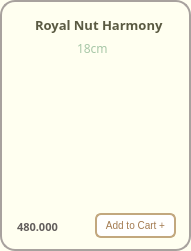
       <widget class="QFrame" name="frame_Royal">
        <property name="geometry">
         <rect>
          <x>240</x>
          <y>10</y>
          <width>191</width>
          <height>251</height>
         </rect>
        </property>
        <property name="font">
         <font>
          <family>Mongolian Baiti</family>
         </font>
        </property>
        <property name="styleSheet">
         <string notr="true">background-color: #FFFFF0;
border-radius: 15px; 
border: 2px solid #A8A29E ;</string>
        </property>
        <property name="frameShape">
         <enum>QFrame::StyledPanel</enum>
        </property>
        <property name="frameShadow">
         <enum>QFrame::Raised</enum>
        </property>
        <widget class="QLabel" name="label_royal">
         <property name="geometry">
          <rect>
           <x>35</x>
           <y>15</y>
           <width>147</width>
           <height>20</height>
          </rect>
         </property>
         <property name="font">
          <font>
           <family>Mongolian Baiti</family>
           <pointsize>10</pointsize>
           <weight>75</weight>
           <bold>true</bold>
          </font>
         </property>
         <property name="styleSheet">
          <string notr="true">border-radius: 0px;
border:0px solid;
color:#5A5A42</string>
         </property>
         <property name="text">
          <string>Royal Nut Harmony</string>
         </property>
        </widget>
        <widget class="QLabel" name="label_cake_royal">
         <property name="geometry">
          <rect>
           <x>-22</x>
           <y>8</y>
           <width>241</width>
           <height>231</height>
          </rect>
         </property>
         <property name="styleSheet">
          <string notr="true">border:0px;
background-color: transparent;</string>
         </property>
         <property name="text">
          <string/>
         </property>
         <property name="pixmap">
          <pixmap>../images/royal_nut.png</pixmap>
         </property>
         <property name="scaledContents">
          <bool>true</bool>
         </property>
        </widget>
        <widget class="QPushButton" name="pushButton_add2">
         <property name="geometry">
          <rect>
           <x>95</x>
           <y>213</y>
           <width>81</width>
           <height>25</height>
          </rect>
         </property>
         <property name="maximumSize">
          <size>
           <width>16777207</width>
           <height>16777215</height>
          </size>
         </property>
         <property name="font">
          <font>
           <pointsize>-1</pointsize>
          </font>
         </property>
         <property name="styleSheet">
          <string notr="true">QPushButton {
    background-color: white;
    color: #A37B50;
    border: 2px solid #C2A87E;
    border-radius: 6px;
    padding: 4px 5px;
    font-size: 10px;
}

QPushButton:hover {
    background-color: #F7F3EF;
}

QPushButton:pressed {
    background-color: #E6D5C3;
}
</string>
         </property>
         <property name="text">
          <string>Add to Cart +</string>
         </property>
        </widget>
        <widget class="QLabel" name="label_royal_price">
         <property name="geometry">
          <rect>
           <x>17</x>
           <y>219</y>
           <width>61</width>
           <height>16</height>
          </rect>
         </property>
         <property name="font">
          <font>
           <family>Mongolian Baiti</family>
           <pointsize>8</pointsize>
           <weight>75</weight>
           <bold>true</bold>
          </font>
         </property>
         <property name="styleSheet">
          <string notr="true">border:0px;
color: rgb(98, 94, 92);
</string>
         </property>
         <property name="text">
          <string>480.000</string>
         </property>
        </widget>
        <widget class="QLabel" name="label_romance_size_2">
         <property name="geometry">
          <rect>
           <x>77</x>
           <y>40</y>
           <width>31</width>
           <height>16</height>
          </rect>
         </property>
         <property name="font">
          <font>
           <family>Mongolian Baiti</family>
           <pointsize>9</pointsize>
          </font>
         </property>
         <property name="styleSheet">
          <string notr="true">color: #A7C7A7;
border:0px</string>
         </property>
         <property name="text">
          <string>18cm</string>
         </property>
        </widget>
        <zorder>label_cake_royal</zorder>
        <zorder>label_royal</zorder>
        <zorder>pushButton_add2</zorder>
        <zorder>label_royal_price</zorder>
        <zorder>label_romance_size_2</zorder>
       </widget>
